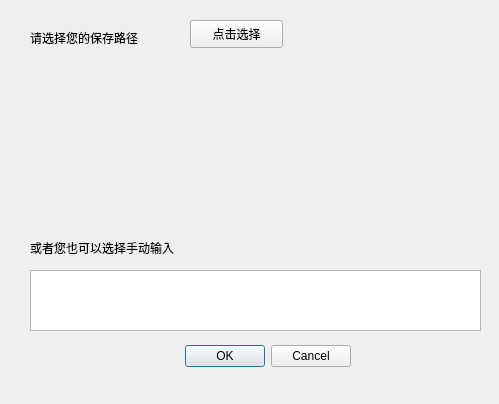
<?xml version="1.0" encoding="UTF-8"?>
<ui version="4.0">
 <class>SaveAttach</class>
 <widget class="QDialog" name="SaveAttach">
  <property name="geometry">
   <rect>
    <x>0</x>
    <y>0</y>
    <width>499</width>
    <height>404</height>
   </rect>
  </property>
  <property name="windowTitle">
   <string>Dialog</string>
  </property>
  <widget class="QDialogButtonBox" name="buttonBox">
   <property name="geometry">
    <rect>
     <x>140</x>
     <y>340</y>
     <width>211</width>
     <height>32</height>
    </rect>
   </property>
   <property name="orientation">
    <enum>Qt::Horizontal</enum>
   </property>
   <property name="standardButtons">
    <set>QDialogButtonBox::Cancel|QDialogButtonBox::Ok</set>
   </property>
  </widget>
  <widget class="QLabel" name="label">
   <property name="geometry">
    <rect>
     <x>30</x>
     <y>30</y>
     <width>211</width>
     <height>16</height>
    </rect>
   </property>
   <property name="text">
    <string>请选择您的保存路径</string>
   </property>
  </widget>
  <widget class="QTextEdit" name="textEdit">
   <property name="geometry">
    <rect>
     <x>30</x>
     <y>270</y>
     <width>451</width>
     <height>61</height>
    </rect>
   </property>
  </widget>
  <widget class="QLabel" name="label_2">
   <property name="geometry">
    <rect>
     <x>30</x>
     <y>240</y>
     <width>221</width>
     <height>16</height>
    </rect>
   </property>
   <property name="text">
    <string>或者您也可以选择手动输入</string>
   </property>
  </widget>
  <widget class="QPushButton" name="openFileViewBtn">
   <property name="geometry">
    <rect>
     <x>190</x>
     <y>20</y>
     <width>93</width>
     <height>28</height>
    </rect>
   </property>
   <property name="text">
    <string>点击选择</string>
   </property>
  </widget>
 </widget>
 <resources/>
 <connections>
  <connection>
   <sender>buttonBox</sender>
   <signal>accepted()</signal>
   <receiver>SaveAttach</receiver>
   <slot>accept()</slot>
   <hints>
    <hint type="sourcelabel">
     <x>248</x>
     <y>254</y>
    </hint>
    <hint type="destinationlabel">
     <x>157</x>
     <y>274</y>
    </hint>
   </hints>
  </connection>
  <connection>
   <sender>buttonBox</sender>
   <signal>rejected()</signal>
   <receiver>SaveAttach</receiver>
   <slot>reject()</slot>
   <hints>
    <hint type="sourcelabel">
     <x>316</x>
     <y>260</y>
    </hint>
    <hint type="destinationlabel">
     <x>286</x>
     <y>274</y>
    </hint>
   </hints>
  </connection>
 </connections>
</ui>
